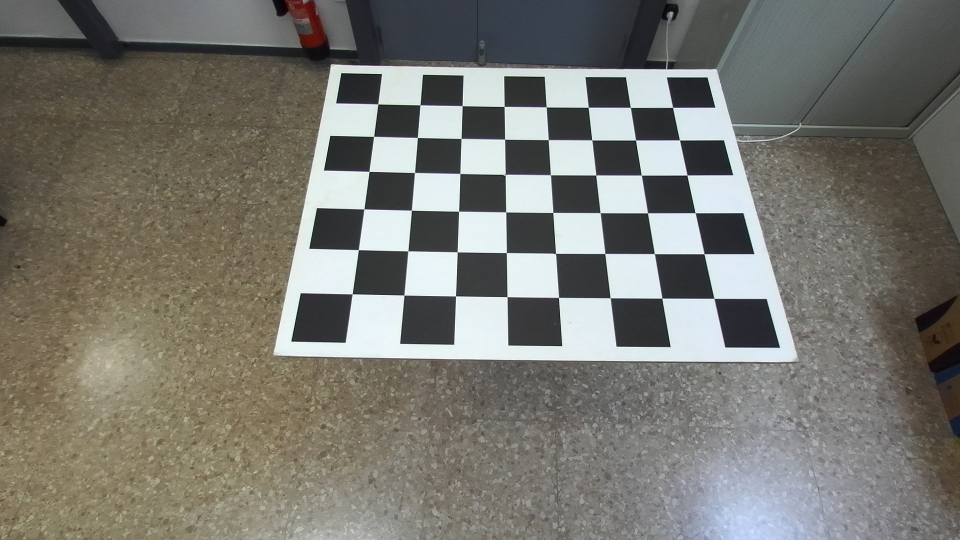
#> input picture data/calibration/left/img_000003.jpg, 1920 x 1080 px (shown at 1/2 size); its folder holds 4 pictures in this run
$ python __init__.py
#> lines starting #> are read from the running program, lines starting #| are printed output that depends on the picture; after the words box and inside, x2 and y2 are one past the last pixel; in counts of white or black regions, pixels touching at a corner belong together
### calibration/individual_calibration.py
import cv2
import numpy as np
import os
import glob

class CalibradorCamara:
    def __init__(self, chessboard_size=(8, 6)):
        self.chessboard_size = chessboard_size

    def calibrar(self, image_folder, save_path):
#> called with image_folder = '../data/calibration/left', save_path = '../data/calibration/left/left_calib.npy'
        nx, ny = self.chessboard_size
        objp = np.zeros((nx * ny, 3), np.float32)
        objp[:, :2] = np.mgrid[0:nx, 0:ny].T.reshape(-1, 2)

        objpoints, imgpoints = [], []
        images = sorted(
            sum([glob.glob(os.path.join(image_folder, f'*.{e}')) for e in ('jpg', 'png', 'bmp')], [])
        )
        if not images:
            print(f"❌ No hay imágenes en {image_folder}")
            return None, None

        flags = (cv2.CALIB_CB_ADAPTIVE_THRESH |
                 cv2.CALIB_CB_NORMALIZE_IMAGE |
                 cv2.CALIB_CB_FAST_CHECK)

        for fname in images:
            img = cv2.imread(fname)
#> img is the input picture: shape (1080, 1920, 3); mean B, G, R 112.7, 119.5, 120.4
            if img is None:
                print(f"⚠️ No pude leer {fname}")
                continue

            gray = cv2.cvtColor(img, cv2.COLOR_BGR2GRAY)
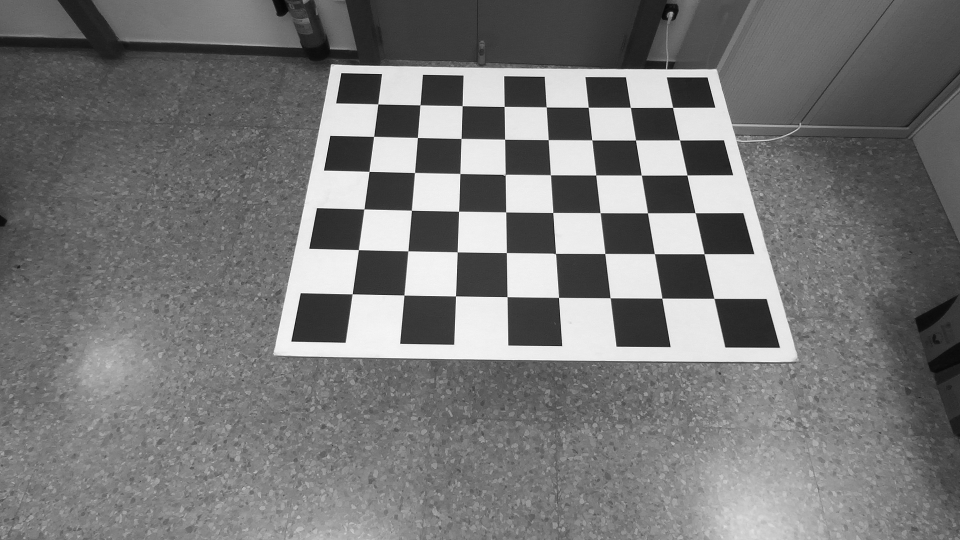
#> gray: shape (1080, 1920) (shown at 1/2 size); min 1, max 255, mean 118.9
            ret, corners = cv2.findChessboardCorners(gray, (nx, ny), flags)
#> ret = True; corners = 48 rows, first 8: [756.3, 208.5], [840.3, 210.3], [924.7, 212.2], [1008.6, 213.7], [1092.9, 214.5], [1176.8, 215.2], [1261, 215.3], [1345.6, 215.3]

            if ret:
                cv2.cornerSubPix(
                    gray, corners, winSize=(11, 11), zeroZone=(-1, -1),
                    criteria=(cv2.TERM_CRITERIA_EPS + cv2.TERM_CRITERIA_MAX_ITER, 30, 0.01)
                )
                objpoints.append(objp)
                imgpoints.append(corners)
                cv2.drawChessboardCorners(img, (nx, ny), corners, ret)
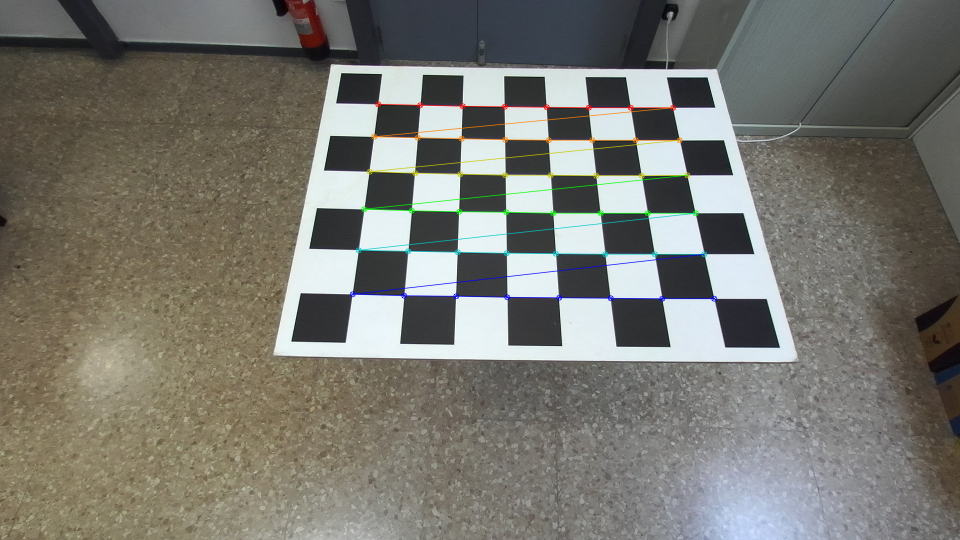
#> img: shape (1080, 1920, 3) (shown at 1/2 size); 1.22% of pixels changed, all inside (x1, y1, x2, y2) = (699, 202, 1435, 604)
                cv2.imshow('Esquinas detectadas', img)
                cv2.waitKey(100)
#> pass 2 of the loop in calibrar, `for fname in images:`:
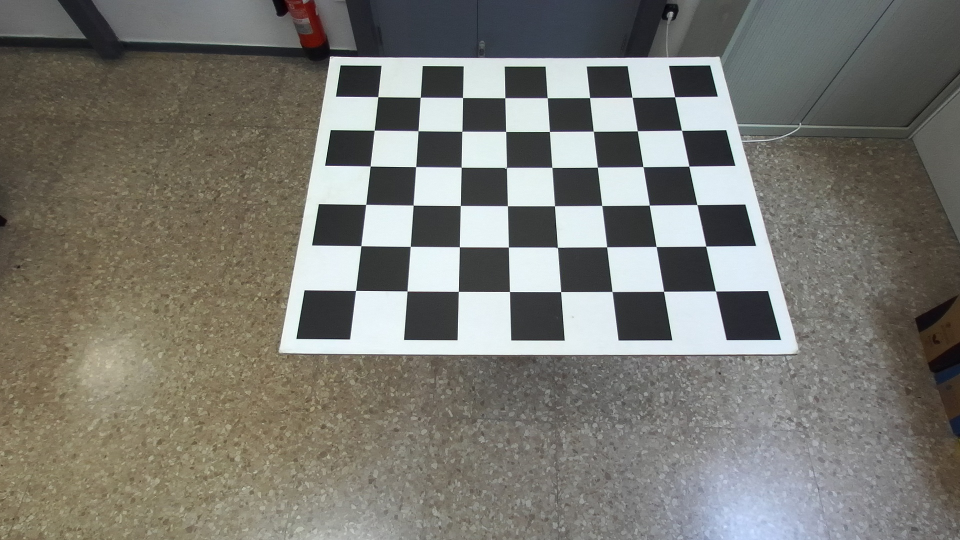
#> input picture data/calibration/left/img_000004.jpg, 1920 x 1080 px (shown at 1/2 size)
#> in calibrar, img is the input picture: shape (1080, 1920, 3); mean B, G, R 113.5, 120.2, 121.2
#> in calibrar, `gray = cv2.cvtColor(img, cv2.COLOR_BGR2GRAY)`:
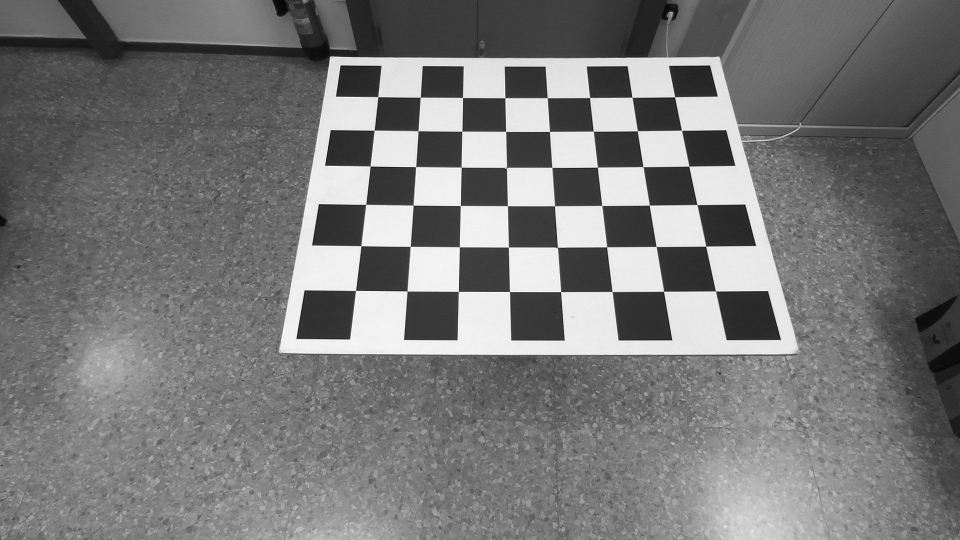
#> gray: shape (1080, 1920) (shown at 1/2 size); min 2, max 255, mean 119.7
#> corners = 48 rows, first 8: [756.3, 194], [840.8, 195.2], [925.7, 195.7], [1010.1, 196.3], [1095.2, 196.1], [1179.4, 196], [1264.4, 195], [1349.5, 194.2]
#> in calibrar, `cv2.drawChessboardCorners(img, (nx, ny), corners, ret)`:
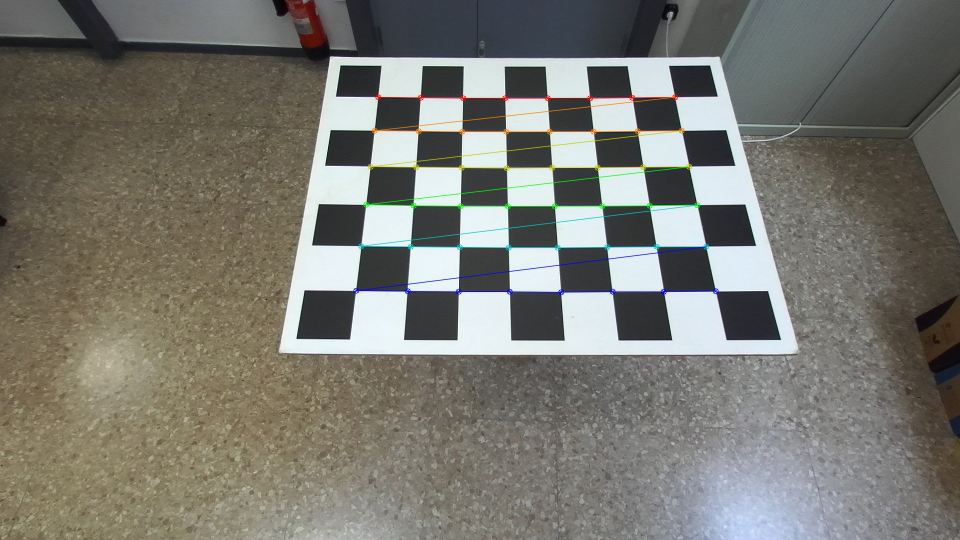
#> img: shape (1080, 1920, 3) (shown at 1/2 size); 1.22% of pixels changed, all inside (x1, y1, x2, y2) = (706, 188, 1438, 591)
#> pass 3 of the loop in calibrar, `for fname in images:`:
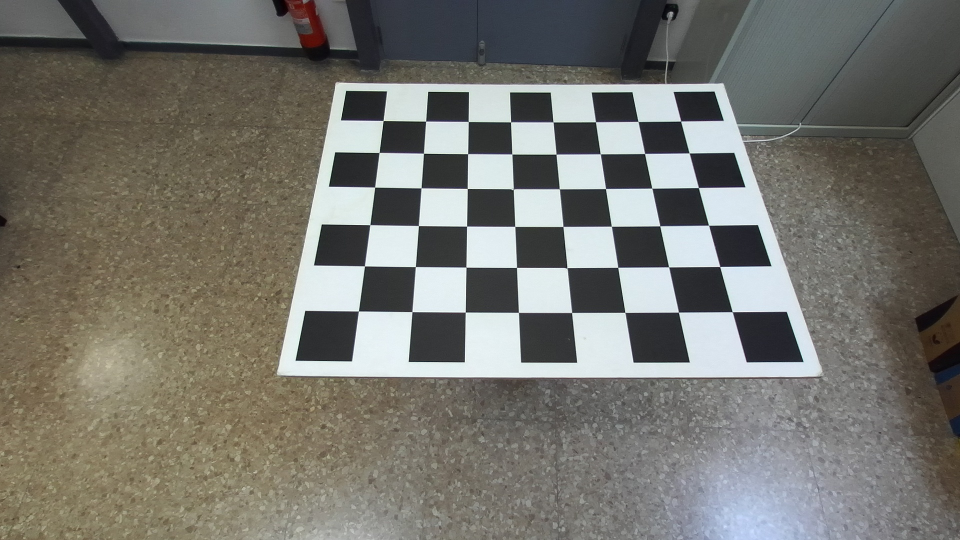
#> input picture data/calibration/left/img_000005.jpg, 1920 x 1080 px (shown at 1/2 size)
#> in calibrar, img is the input picture: shape (1080, 1920, 3); mean B, G, R 109.8, 116.3, 117.3
#> in calibrar, `gray = cv2.cvtColor(img, cv2.COLOR_BGR2GRAY)`:
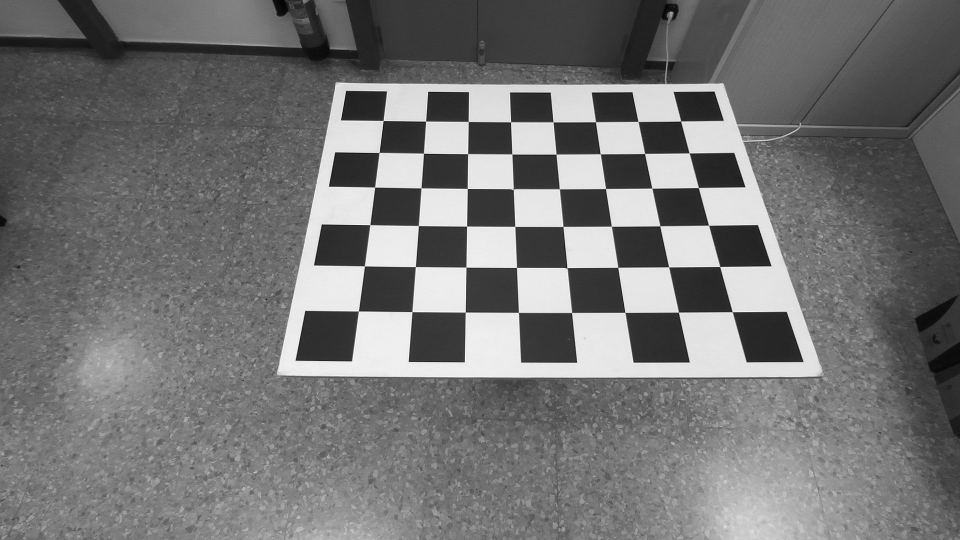
#> gray: shape (1080, 1920) (shown at 1/2 size); min 1, max 255, mean 115.9
#> corners = 48 rows, first 8: [766.7, 241.7], [851.6, 242.9], [936.9, 243.7], [1021.6, 244.4], [1106.5, 244.5], [1191.4, 244.1], [1276.5, 243.5], [1361.6, 242.7]
#> in calibrar, `cv2.drawChessboardCorners(img, (nx, ny), corners, ret)`:
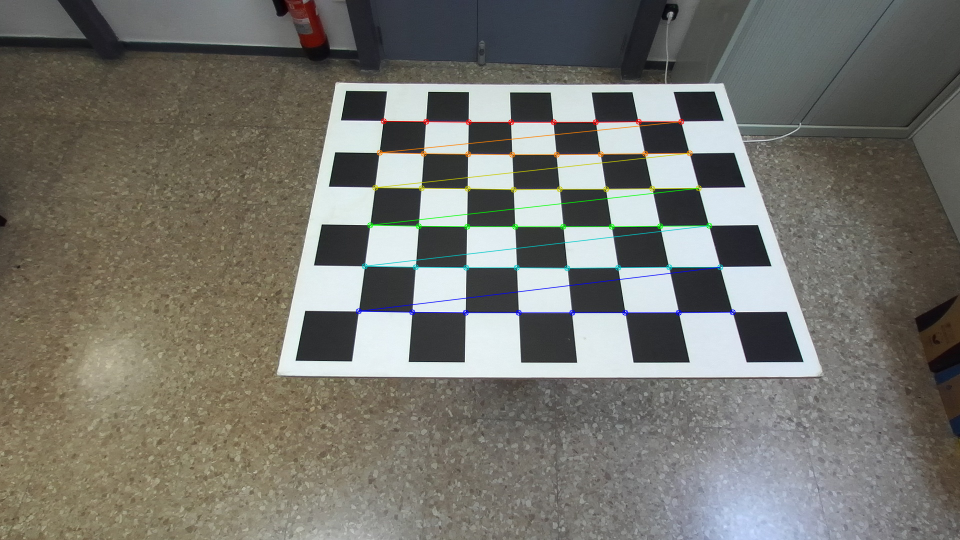
#> img: shape (1080, 1920, 3) (shown at 1/2 size); 1.24% of pixels changed, all inside (x1, y1, x2, y2) = (711, 236, 1472, 632)
#> the loop made 4 passes; the first 3 are shown

        cv2.destroyAllWindows()

        if not objpoints:
            print("❌ No se detectaron esquinas. Abortando.")
            return None, None

        ret, K, D, _, _ = cv2.calibrateCamera(objpoints, imgpoints, gray.shape[::-1], None, None)
        print(f"✅ RMS error: {ret:.4f}")

        np.save(save_path, {'camera_matrix': K, 'dist_coeffs': D})
        print(f"📁 Guardado en {save_path}")
        return K, D

    @staticmethod
    def cargar_calibracion(calib_path):
        data = np.load(calib_path, allow_pickle=True).item()
        return data['camera_matrix'], data['dist_coeffs']

### calibration/stereo_calibration.py
import cv2
import numpy as np
import os
import glob
from individual_calibration import CalibradorCamara

class CalibradorEstereo:
    def __init__(self, chessboard_size=(8, 6)):
        self.chessboard_size = chessboard_size

    # [42 lines left out: function _obtener_puntos_estereo, not called in this run]

    def calibrar(self, left_calib_path, right_calib_path, folder_left, folder_right, save_path="./data/calibration/stereo_calib.npy"):
        K1, D1 = CalibradorCamara.cargar_calibracion(left_calib_path)
        K2, D2 = CalibradorCamara.cargar_calibracion(right_calib_path)

        objpoints, imgpoints_l, imgpoints_r, img_shape = self._obtener_puntos_estereo(folder_left, folder_right)
        if objpoints is None:
            return

        flags = cv2.CALIB_FIX_INTRINSIC
        criteria = (cv2.TERM_CRITERIA_MAX_ITER + cv2.TERM_CRITERIA_EPS, 100, 1e-5)

        ret, _, _, _, _, R, T, E, F = cv2.stereoCalibrate(
            objpoints, imgpoints_l, imgpoints_r,
            K1, D1, K2, D2, img_shape,
            criteria=criteria, flags=flags)

        print(f"✅ RMS Error estéreo: {ret}")
        print("🔄 Rotación:\n", R)
        print("➡️ Translación:\n", T)
        print("🎯 Matriz esencial:\n", E)
        print("📐 Matriz fundamental:\n", F)

        np.save(save_path, {'R': R, 'T': T, 'E': E, 'F': F})
        print(f"📁 Parámetros estéreo guardados en {save_path}")

### calibration/__init__.py
from individual_calibration import CalibradorCamara
from stereo_calibration import CalibradorEstereo
import os

if __name__ == "__main__":
    chessboard_size = (8, 6)
    left_folder = "../data/calibration/left"
    right_folder = "../data/calibration/right"
    left_calib_file = os.path.join(left_folder, "left_calib.npy")
    right_calib_file = os.path.join(right_folder, "right_calib.npy")

    # Calibración individual
    cam_calib = CalibradorCamara(chessboard_size)
    cam_calib.calibrar(left_folder, left_calib_file)
    cam_calib.calibrar(right_folder, right_calib_file)

    # Calibración estéreo
    stereo_calib = CalibradorEstereo(chessboard_size)
#> (the run stopped early here; a loop or call above may not have finished)
